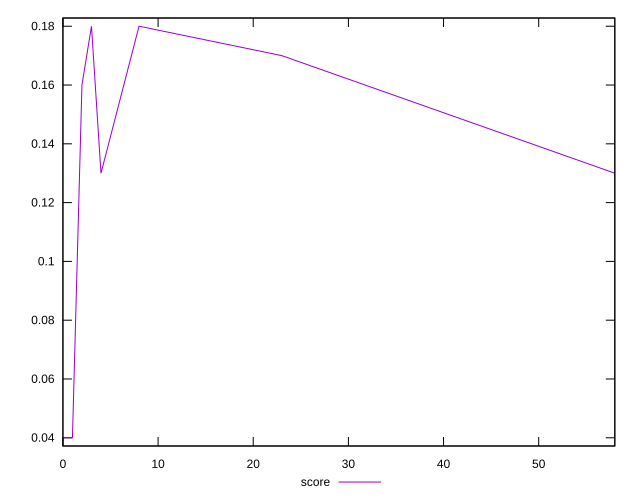

The script that saved this image:
reset

$score <<EOF
0 0.04
1 0.04
2 0.16
3 0.18
4 0.13
8 0.18
23 0.17
58 0.13
EOF

set key outside below
set xrange [0:58]
set yrange [0.037200000000000004:0.1828]
set trange [0.037200000000000004:0.1828]
set terminal svg size 640, 500 enhanced background rgb 'white'
set output "report/report_00029_2021-02-24T13-36-40.390Z/speed-index/samples/astro/score/values.svg"

plot $score title "score" with line

reset
